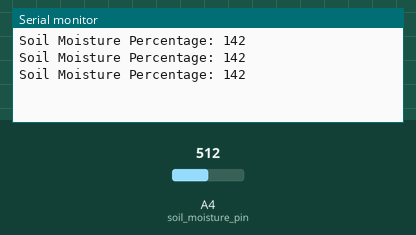
Recording of a sketch running on a simulated Arduino Uno, built with avr-gcc and run on an emulated ATmega328P. Shown: the last lines printed to the serial monitor. Inputs (shaded band) come from the test bench; at power-on: A4 (soil_moisture_pin) = 512.

Above: at 1.3 s.
1.4 s: A4 (soil_moisture_pin) set to 716
At 1.9 s:
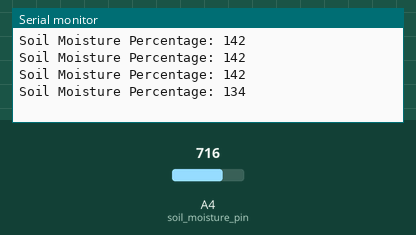
2.9 s: A4 (soil_moisture_pin) set to 900
At 3.4 s:
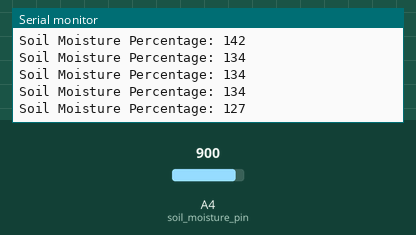
Timing chart, 0 to 5.9 s (numbered marks = the images above; inputs shaded):
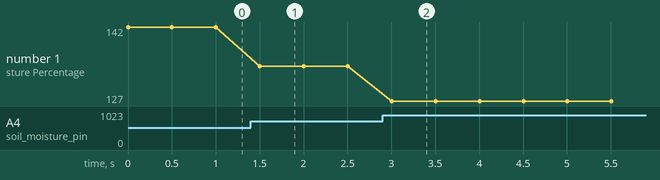

The sketch:

sketch_moisture.ino
```cpp
#define soil_moisture_pin 4

void setup() {
  Serial.begin(9600);
}

void loop() {
  int sensorValue = analogRead(soil_moisture_pin);  // Read the analog value from sensor

  // Map sensor value to a percentage
  int percentage = map(sensorValue, 4095, 1580, 0, 100);

  Serial.print("Soil Moisture Percentage: ");
  Serial.println(percentage);

  delay(500);
}
```

Measured:
- after the input at 1.4 s, the serial monitor: prints a new line after 0.10 s (image 1)
- after the input at 2.9 s, the serial monitor: prints a new line after 0.10 s (image 2)
- plotted number 1: 142 → 134 after the input at 1.4 s, 134 → 127 after the input at 2.9 s
